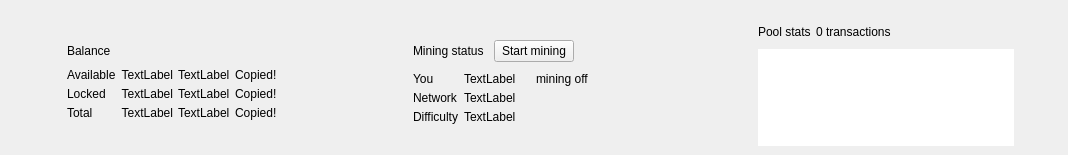
<?xml version="1.0" encoding="UTF-8"?>
<ui version="4.0">
 <class>OverviewHeaderFrame</class>
 <widget class="QFrame" name="OverviewHeaderFrame">
  <property name="geometry">
   <rect>
    <x>0</x>
    <y>0</y>
    <width>1068</width>
    <height>155</height>
   </rect>
  </property>
  <property name="windowTitle">
   <string>Frame</string>
  </property>
  <property name="frameShape">
   <enum>QFrame::NoFrame</enum>
  </property>
  <property name="frameShadow">
   <enum>QFrame::Raised</enum>
  </property>
  <layout class="QHBoxLayout" name="horizontalLayout">
   <property name="spacing">
    <number>0</number>
   </property>
   <property name="sizeConstraint">
    <enum>QLayout::SetDefaultConstraint</enum>
   </property>
   <property name="leftMargin">
    <number>0</number>
   </property>
   <property name="topMargin">
    <number>0</number>
   </property>
   <property name="rightMargin">
    <number>0</number>
   </property>
   <property name="bottomMargin">
    <number>0</number>
   </property>
   <item>
    <widget class="QFrame" name="m_overviewBalanceFrame">
     <property name="frameShape">
      <enum>QFrame::NoFrame</enum>
     </property>
     <property name="frameShadow">
      <enum>QFrame::Raised</enum>
     </property>
     <layout class="QGridLayout" name="gridLayout">
      <property name="leftMargin">
       <number>30</number>
      </property>
      <property name="topMargin">
       <number>25</number>
      </property>
      <property name="bottomMargin">
       <number>15</number>
      </property>
      <property name="spacing">
       <number>5</number>
      </property>
      <item row="1" column="2" colspan="5">
       <widget class="WalletGui::WalletHeaderLabel" name="label">
        <property name="text">
         <string>Balance</string>
        </property>
        <property name="indent">
         <number>0</number>
        </property>
       </widget>
      </item>
      <item row="4" column="4" alignment="Qt::AlignLeft">
       <widget class="WalletGui::WalletNormalGrayTextLabel" name="m_overviewLockedBalanceTickerLabel">
        <property name="text">
         <string>TextLabel</string>
        </property>
        <property name="indent">
         <number>0</number>
        </property>
       </widget>
      </item>
      <item row="3" column="2">
       <widget class="WalletGui::WalletSmallGrayTextLabel" name="m_overviewAvailableBalanceTextLabel">
        <property name="text">
         <string>Available</string>
        </property>
        <property name="indent">
         <number>0</number>
        </property>
       </widget>
      </item>
      <item row="4" column="2">
       <widget class="WalletGui::WalletSmallGrayTextLabel" name="m_overviewLockedBalanceTextLabel">
        <property name="text">
         <string>Locked</string>
        </property>
        <property name="indent">
         <number>0</number>
        </property>
       </widget>
      </item>
      <item row="5" column="4">
       <widget class="WalletGui::WalletNormalGreenBoldTextLabel" name="m_overviewTotalBalanceTickerLabel">
        <property name="text">
         <string>TextLabel</string>
        </property>
        <property name="indent">
         <number>0</number>
        </property>
       </widget>
      </item>
      <item row="3" column="3">
       <widget class="WalletGui::WalletNormalGrayTextLabel" name="m_overviewAvailableBalanceLabel">
        <property name="cursor">
         <cursorShape>PointingHandCursor</cursorShape>
        </property>
        <property name="toolTip">
         <string>Click to copy</string>
        </property>
        <property name="text">
         <string>TextLabel</string>
        </property>
        <property name="alignment">
         <set>Qt::AlignRight|Qt::AlignTrailing|Qt::AlignVCenter</set>
        </property>
       </widget>
      </item>
      <item row="1" column="0" rowspan="5">
       <widget class="QLabel" name="m_overviewBalanceIconLabel">
        <property name="text">
         <string/>
        </property>
        <property name="pixmap">
         <pixmap resource="../../resources.qrc">:/icons/actual_balance</pixmap>
        </property>
       </widget>
      </item>
      <item row="4" column="3">
       <widget class="WalletGui::WalletNormalGrayTextLabel" name="m_overviewLockedBalanceLabel">
        <property name="cursor">
         <cursorShape>PointingHandCursor</cursorShape>
        </property>
        <property name="toolTip">
         <string>Click to copy</string>
        </property>
        <property name="text">
         <string>TextLabel</string>
        </property>
        <property name="alignment">
         <set>Qt::AlignRight|Qt::AlignTrailing|Qt::AlignVCenter</set>
        </property>
       </widget>
      </item>
      <item row="5" column="3">
       <widget class="WalletGui::WalletNormalGreenBoldTextLabel" name="m_overviewTotalBalanceLabel">
        <property name="cursor">
         <cursorShape>PointingHandCursor</cursorShape>
        </property>
        <property name="toolTip">
         <string>Click to copy</string>
        </property>
        <property name="text">
         <string>TextLabel</string>
        </property>
        <property name="alignment">
         <set>Qt::AlignRight|Qt::AlignTrailing|Qt::AlignVCenter</set>
        </property>
       </widget>
      </item>
      <item row="6" column="0" colspan="7">
       <spacer name="verticalSpacer">
        <property name="orientation">
         <enum>Qt::Vertical</enum>
        </property>
        <property name="sizeHint" stdset="0">
         <size>
          <width>20</width>
          <height>40</height>
         </size>
        </property>
       </spacer>
      </item>
      <item row="3" column="4">
       <widget class="WalletGui::WalletNormalGrayTextLabel" name="m_overviewAvailableBalanceTickerLabel">
        <property name="text">
         <string>TextLabel</string>
        </property>
        <property name="indent">
         <number>0</number>
        </property>
       </widget>
      </item>
      <item row="3" column="6" rowspan="3">
       <spacer name="horizontalSpacer">
        <property name="orientation">
         <enum>Qt::Horizontal</enum>
        </property>
        <property name="sizeHint" stdset="0">
         <size>
          <width>40</width>
          <height>20</height>
         </size>
        </property>
       </spacer>
      </item>
      <item row="0" column="0" colspan="7">
       <spacer name="verticalSpacer_2">
        <property name="orientation">
         <enum>Qt::Vertical</enum>
        </property>
        <property name="sizeHint" stdset="0">
         <size>
          <width>20</width>
          <height>40</height>
         </size>
        </property>
       </spacer>
      </item>
      <item row="1" column="1" rowspan="5">
       <spacer name="horizontalSpacer_4">
        <property name="orientation">
         <enum>Qt::Horizontal</enum>
        </property>
        <property name="sizeType">
         <enum>QSizePolicy::Fixed</enum>
        </property>
        <property name="sizeHint" stdset="0">
         <size>
          <width>20</width>
          <height>20</height>
         </size>
        </property>
       </spacer>
      </item>
      <item row="5" column="2">
       <widget class="WalletGui::WalletSmallGreenBoldTextLabel" name="m_overviewTotalBalanceTextLabel">
        <property name="text">
         <string>Total</string>
        </property>
        <property name="indent">
         <number>0</number>
        </property>
       </widget>
      </item>
      <item row="3" column="5">
       <widget class="WalletGui::CopyMagicLabel" name="m_availableBalanceCopyLabel">
        <property name="text">
         <string>Copied!</string>
        </property>
        <property name="indent">
         <number>0</number>
        </property>
       </widget>
      </item>
      <item row="4" column="5">
       <widget class="WalletGui::CopyMagicLabel" name="m_lockedBalanceCopyLabel">
        <property name="text">
         <string>Copied!</string>
        </property>
        <property name="indent">
         <number>0</number>
        </property>
       </widget>
      </item>
      <item row="5" column="5">
       <widget class="WalletGui::CopyMagicLabel" name="m_totalBalanceCopyLabel">
        <property name="text">
         <string>Copied!</string>
        </property>
        <property name="indent">
         <number>0</number>
        </property>
       </widget>
      </item>
      <item row="2" column="2" colspan="4">
       <spacer name="verticalSpacer_8">
        <property name="orientation">
         <enum>Qt::Vertical</enum>
        </property>
        <property name="sizeType">
         <enum>QSizePolicy::Fixed</enum>
        </property>
        <property name="sizeHint" stdset="0">
         <size>
          <width>20</width>
          <height>0</height>
         </size>
        </property>
       </spacer>
      </item>
     </layout>
    </widget>
   </item>
   <item>
    <widget class="QFrame" name="m_overviewMiningFrame">
     <property name="frameShape">
      <enum>QFrame::NoFrame</enum>
     </property>
     <property name="frameShadow">
      <enum>QFrame::Raised</enum>
     </property>
     <layout class="QGridLayout" name="gridLayout_2">
      <property name="leftMargin">
       <number>30</number>
      </property>
      <property name="topMargin">
       <number>25</number>
      </property>
      <property name="bottomMargin">
       <number>15</number>
      </property>
      <property name="spacing">
       <number>5</number>
      </property>
      <item row="3" column="2">
       <widget class="WalletGui::WalletSmallBlackTextLabel" name="label_3">
        <property name="text">
         <string>You</string>
        </property>
        <property name="indent">
         <number>0</number>
        </property>
       </widget>
      </item>
      <item row="6" column="0" colspan="6">
       <spacer name="verticalSpacer_4">
        <property name="orientation">
         <enum>Qt::Vertical</enum>
        </property>
        <property name="sizeHint" stdset="0">
         <size>
          <width>20</width>
          <height>40</height>
         </size>
        </property>
       </spacer>
      </item>
      <item row="5" column="3" alignment="Qt::AlignLeft">
       <widget class="WalletGui::WalletNormalBlackTextLabel" name="m_overviewNetworkDifficultyLabel">
        <property name="text">
         <string>TextLabel</string>
        </property>
       </widget>
      </item>
      <item row="1" column="1" rowspan="5">
       <spacer name="horizontalSpacer_5">
        <property name="orientation">
         <enum>Qt::Horizontal</enum>
        </property>
        <property name="sizeType">
         <enum>QSizePolicy::Fixed</enum>
        </property>
        <property name="sizeHint" stdset="0">
         <size>
          <width>20</width>
          <height>20</height>
         </size>
        </property>
       </spacer>
      </item>
      <item row="5" column="2">
       <widget class="WalletGui::WalletSmallBlackTextLabel" name="label_7">
        <property name="text">
         <string>Difficulty</string>
        </property>
        <property name="indent">
         <number>0</number>
        </property>
       </widget>
      </item>
      <item row="1" column="0" rowspan="5">
       <widget class="QLabel" name="m_overviewMiningIconLabel">
        <property name="text">
         <string/>
        </property>
        <property name="pixmap">
         <pixmap resource="../../resources.qrc">:/icons/miner-big</pixmap>
        </property>
       </widget>
      </item>
      <item row="1" column="2" colspan="2">
       <layout class="QHBoxLayout" name="horizontalLayout_2" stretch="0,1">
        <property name="spacing">
         <number>10</number>
        </property>
        <item alignment="Qt::AlignVCenter">
         <widget class="WalletGui::WalletHeaderLabel" name="m_miningStatusTextLabel">
          <property name="text">
           <string>Mining status</string>
          </property>
          <property name="indent">
           <number>0</number>
          </property>
         </widget>
        </item>
        <item alignment="Qt::AlignLeft|Qt::AlignVCenter">
         <widget class="QPushButton" name="m_startMiningButton">
          <property name="focusPolicy">
           <enum>Qt::NoFocus</enum>
          </property>
          <property name="text">
           <string>Start mining</string>
          </property>
          <property name="checkable">
           <bool>true</bool>
          </property>
         </widget>
        </item>
       </layout>
      </item>
      <item row="3" column="3">
       <layout class="QHBoxLayout" name="horizontalLayout_3" stretch="0,1">
        <property name="spacing">
         <number>20</number>
        </property>
        <property name="leftMargin">
         <number>0</number>
        </property>
        <item alignment="Qt::AlignLeft">
         <widget class="WalletGui::WalletNormalBlackTextLabel" name="m_overviewHashRateLabel">
          <property name="text">
           <string>TextLabel</string>
          </property>
         </widget>
        </item>
        <item alignment="Qt::AlignLeft">
         <widget class="QLabel" name="m_miningStateLabel">
          <property name="text">
           <string>mining off</string>
          </property>
          <property name="indent">
           <number>0</number>
          </property>
         </widget>
        </item>
       </layout>
      </item>
      <item row="0" column="0" colspan="6">
       <spacer name="verticalSpacer_3">
        <property name="orientation">
         <enum>Qt::Vertical</enum>
        </property>
        <property name="sizeHint" stdset="0">
         <size>
          <width>20</width>
          <height>40</height>
         </size>
        </property>
       </spacer>
      </item>
      <item row="3" column="5" rowspan="3">
       <spacer name="horizontalSpacer_2">
        <property name="orientation">
         <enum>Qt::Horizontal</enum>
        </property>
        <property name="sizeHint" stdset="0">
         <size>
          <width>40</width>
          <height>20</height>
         </size>
        </property>
       </spacer>
      </item>
      <item row="4" column="3" alignment="Qt::AlignLeft">
       <widget class="WalletGui::WalletNormalBlackTextLabel" name="m_overviewNetworkHashrateLabel">
        <property name="text">
         <string>TextLabel</string>
        </property>
       </widget>
      </item>
      <item row="4" column="2">
       <widget class="WalletGui::WalletSmallBlackTextLabel" name="label_5">
        <property name="text">
         <string>Network</string>
        </property>
        <property name="indent">
         <number>0</number>
        </property>
       </widget>
      </item>
      <item row="2" column="2" colspan="2">
       <spacer name="verticalSpacer_7">
        <property name="orientation">
         <enum>Qt::Vertical</enum>
        </property>
        <property name="sizeType">
         <enum>QSizePolicy::Fixed</enum>
        </property>
        <property name="sizeHint" stdset="0">
         <size>
          <width>20</width>
          <height>0</height>
         </size>
        </property>
       </spacer>
      </item>
     </layout>
    </widget>
   </item>
   <item>
    <widget class="QFrame" name="m_overviewPoolFrame">
     <property name="frameShape">
      <enum>QFrame::NoFrame</enum>
     </property>
     <property name="frameShadow">
      <enum>QFrame::Raised</enum>
     </property>
     <layout class="QGridLayout" name="gridLayout_3" columnstretch="0,0,0,1,0">
      <property name="leftMargin">
       <number>30</number>
      </property>
      <property name="topMargin">
       <number>25</number>
      </property>
      <property name="spacing">
       <number>5</number>
      </property>
      <item row="4" column="0" colspan="5">
       <spacer name="verticalSpacer_6">
        <property name="orientation">
         <enum>Qt::Vertical</enum>
        </property>
        <property name="sizeHint" stdset="0">
         <size>
          <width>20</width>
          <height>40</height>
         </size>
        </property>
       </spacer>
      </item>
      <item row="3" column="4">
       <spacer name="horizontalSpacer_3">
        <property name="orientation">
         <enum>Qt::Horizontal</enum>
        </property>
        <property name="sizeHint" stdset="0">
         <size>
          <width>40</width>
          <height>20</height>
         </size>
        </property>
       </spacer>
      </item>
      <item row="1" column="3" colspan="2">
       <widget class="WalletGui::WalletNormalBlackTextLabel" name="m_overviewPoolSizeLabel">
        <property name="text">
         <string>0 transactions</string>
        </property>
        <property name="indent">
         <number>0</number>
        </property>
       </widget>
      </item>
      <item row="1" column="1" rowspan="3">
       <spacer name="horizontalSpacer_6">
        <property name="orientation">
         <enum>Qt::Horizontal</enum>
        </property>
        <property name="sizeType">
         <enum>QSizePolicy::Fixed</enum>
        </property>
        <property name="sizeHint" stdset="0">
         <size>
          <width>20</width>
          <height>20</height>
         </size>
        </property>
       </spacer>
      </item>
      <item row="0" column="0" colspan="5">
       <spacer name="verticalSpacer_5">
        <property name="orientation">
         <enum>Qt::Vertical</enum>
        </property>
        <property name="sizeHint" stdset="0">
         <size>
          <width>20</width>
          <height>40</height>
         </size>
        </property>
       </spacer>
      </item>
      <item row="3" column="2" colspan="2">
       <widget class="WalletGui::OverviewTransactionPoolTreeView" name="m_overviewTransactionPoolView">
        <property name="frameShape">
         <enum>QFrame::NoFrame</enum>
        </property>
        <property name="selectionMode">
         <enum>QAbstractItemView::NoSelection</enum>
        </property>
        <property name="textElideMode">
         <enum>Qt::ElideMiddle</enum>
        </property>
        <property name="rootIsDecorated">
         <bool>false</bool>
        </property>
        <property name="uniformRowHeights">
         <bool>true</bool>
        </property>
        <property name="itemsExpandable">
         <bool>false</bool>
        </property>
        <attribute name="headerVisible">
         <bool>false</bool>
        </attribute>
        <attribute name="headerStretchLastSection">
         <bool>false</bool>
        </attribute>
       </widget>
      </item>
      <item row="1" column="2" alignment="Qt::AlignLeft">
       <widget class="WalletGui::WalletHeaderLabel" name="label_9">
        <property name="text">
         <string>Pool stats</string>
        </property>
        <property name="indent">
         <number>0</number>
        </property>
       </widget>
      </item>
      <item row="1" column="0" rowspan="3">
       <widget class="QLabel" name="m_overviewPoolIconLabel">
        <property name="text">
         <string/>
        </property>
        <property name="pixmap">
         <pixmap resource="../../resources.qrc">:/icons/pool-stats</pixmap>
        </property>
       </widget>
      </item>
      <item row="2" column="2" colspan="2">
       <spacer name="verticalSpacer_9">
        <property name="orientation">
         <enum>Qt::Vertical</enum>
        </property>
        <property name="sizeType">
         <enum>QSizePolicy::Fixed</enum>
        </property>
        <property name="sizeHint" stdset="0">
         <size>
          <width>20</width>
          <height>0</height>
         </size>
        </property>
       </spacer>
      </item>
     </layout>
    </widget>
   </item>
  </layout>
 </widget>
 <customwidgets>
  <customwidget>
   <class>WalletGui::WalletSmallGrayTextLabel</class>
   <extends>QLabel</extends>
   <header>Gui/Common/WalletTextLabel.h</header>
  </customwidget>
  <customwidget>
   <class>WalletGui::WalletHeaderLabel</class>
   <extends>QLabel</extends>
   <header>Gui/Common/WalletTextLabel.h</header>
  </customwidget>
  <customwidget>
   <class>WalletGui::CopyMagicLabel</class>
   <extends>QLabel</extends>
   <header>Gui/Common/CopyMagicLabel.h</header>
  </customwidget>
  <customwidget>
   <class>WalletGui::WalletNormalGrayTextLabel</class>
   <extends>QLabel</extends>
   <header>Gui/Common/WalletTextLabel.h</header>
  </customwidget>
  <customwidget>
   <class>WalletGui::WalletNormalBlackTextLabel</class>
   <extends>QLabel</extends>
   <header>Gui/Common/WalletTextLabel.h</header>
  </customwidget>
  <customwidget>
   <class>WalletGui::WalletSmallGreenBoldTextLabel</class>
   <extends>QLabel</extends>
   <header>Gui/Common/WalletTextLabel.h</header>
  </customwidget>
  <customwidget>
   <class>WalletGui::WalletNormalGreenBoldTextLabel</class>
   <extends>QLabel</extends>
   <header>Gui/Common/WalletTextLabel.h</header>
  </customwidget>
  <customwidget>
   <class>WalletGui::WalletSmallBlackTextLabel</class>
   <extends>QLabel</extends>
   <header>Gui/Common/WalletTextLabel.h</header>
  </customwidget>
  <customwidget>
   <class>WalletGui::OverviewTransactionPoolTreeView</class>
   <extends>QTreeView</extends>
   <header>Gui/Overview/OverviewTransactionPoolTreeView.h</header>
  </customwidget>
 </customwidgets>
 <resources>
  <include location="../../resources.qrc"/>
 </resources>
 <connections>
  <connection>
   <sender>m_overviewTransactionPoolView</sender>
   <signal>doubleClicked(QModelIndex)</signal>
   <receiver>OverviewHeaderFrame</receiver>
   <slot>poolTransactionClicked(QModelIndex)</slot>
   <hints>
    <hint type="sourcelabel">
     <x>882</x>
     <y>90</y>
    </hint>
    <hint type="destinationlabel">
     <x>533</x>
     <y>73</y>
    </hint>
   </hints>
  </connection>
  <connection>
   <sender>m_startMiningButton</sender>
   <signal>clicked(bool)</signal>
   <receiver>OverviewHeaderFrame</receiver>
   <slot>startMiningClicked(bool)</slot>
   <hints>
    <hint type="sourcelabel">
     <x>579</x>
     <y>46</y>
    </hint>
    <hint type="destinationlabel">
     <x>533</x>
     <y>77</y>
    </hint>
   </hints>
  </connection>
 </connections>
 <slots>
  <slot>poolTransactionClicked(QModelIndex)</slot>
  <slot>startMiningClicked(bool)</slot>
 </slots>
</ui>
